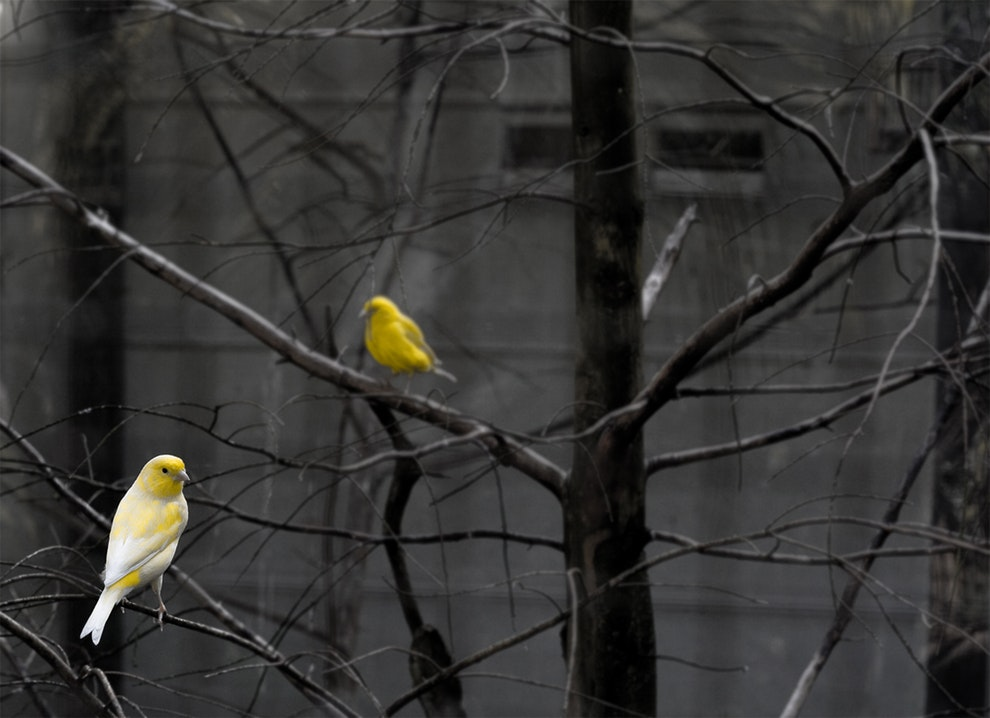
%> input picture images/birds1.jpeg, 990 x 718 px
$ octave main.m   (GNU Octave 9; MATLAB toolbox functions it lacks are replaced by stand-ins)
%> lines starting %> are read from the running program, lines starting %| are printed output that depends on the picture
### cross_correlation_filter.m
function [output] = cross_correlation_filter(image, template)
%Cross-correlation filter
%   Input: image, template image
%   Output: matrix with cross-correlation score

%converting to grayscale images and casting to type double
    image=double(rgb2gray(image));
    template=double(rgb2gray(template));
%performing cross-correlation on image using template
    %output=conv2(image,template);
    output=xcorr2(image,template);
end

### main.m
%Detecting objects with template matching
close all; clear all; clc;
%% Cross-correlation Fitler
im1=imread('birds1.jpeg');
%> im1 is the input picture: size 718x990x3 uint8; mean R, G, B 52.5, 51.8, 50.1
im2=imread('template.jpeg');
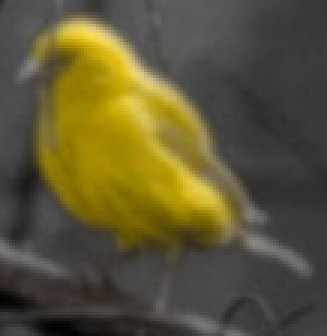
%> input picture images/template.jpeg, 109 x 112 px (shown 3 times larger)
%> im2 is the input picture: size 112x109x3 uint8; mean R, G, B 93.1, 85.9, 53.6
im_ccf=cross_correlation_filter(im1,im2);
figure; imagesc(im_ccf); colorbar; title('Cross-correlation');
figure; mesh(im_ccf); title('Cross-correlation Image Meshplot');
%> after `title('Cross-correlation Image Meshplot')`:
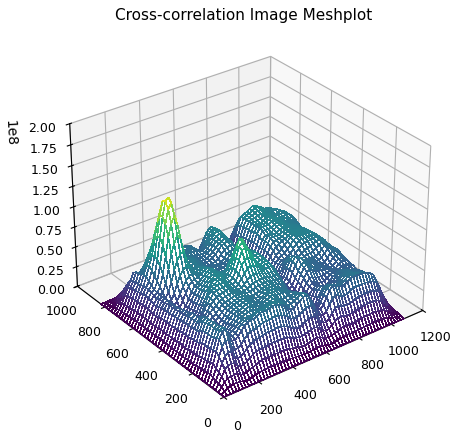
%> figure redrawn from the program's plot data
%% Normalized Cross-correlation
im1=imread('birds1.jpeg');
im2=imread('template.jpeg');
im_nccf=normxcorr2(double(rgb2gray(im2)),double(rgb2gray(im1)));
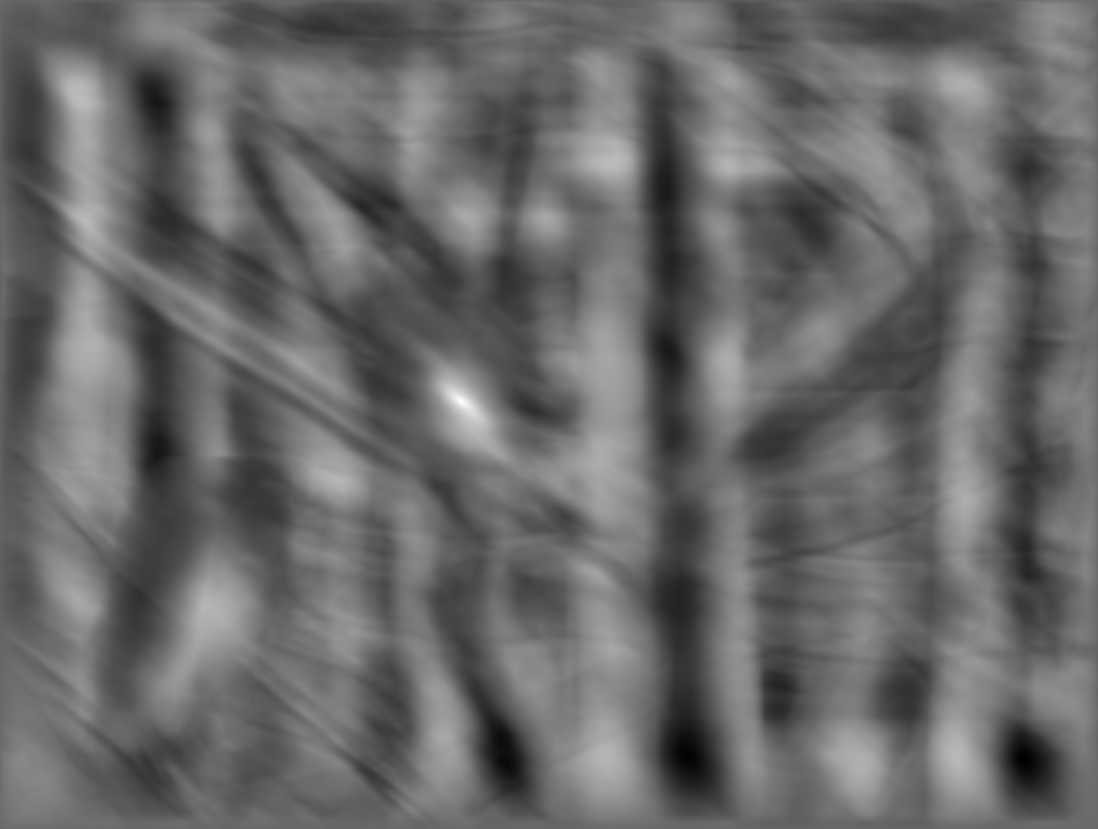
%> im_nccf: size 829x1098 double; min -0.702, max 1, mean 3.13e-05; drawn with min black and max white
figure; imagesc(im_nccf); colorbar; title('Normalized Cross-correlation');
% [7 lines of commented-out code are left out]
[val,idx]=max(im_nccf(:));
%> val = 1; idx = 382571
[x,y]=ind2sub(size(im_nccf),idx);
%> x = 402; y = 462
%detection=insertShape(im1,'rectangle',[x y size(im2,2) size(im2,1)],'LineWidth',2);
figure; imagesc(im1); hold on;
rectangle('position',[y-size(im2,1) x-size(im2,2) size(im2,2) size(im2,1)],'LineWidth',2,'EdgeColor','r');
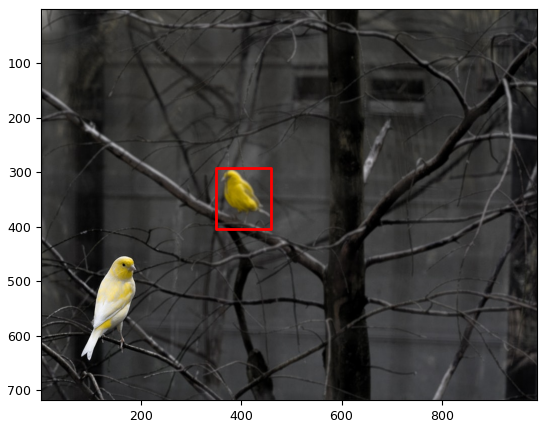
%> figure redrawn from the program's plot data

%% Normalized Cross-correlation using birds2.jpeg
im1=imread('birds2.jpeg');
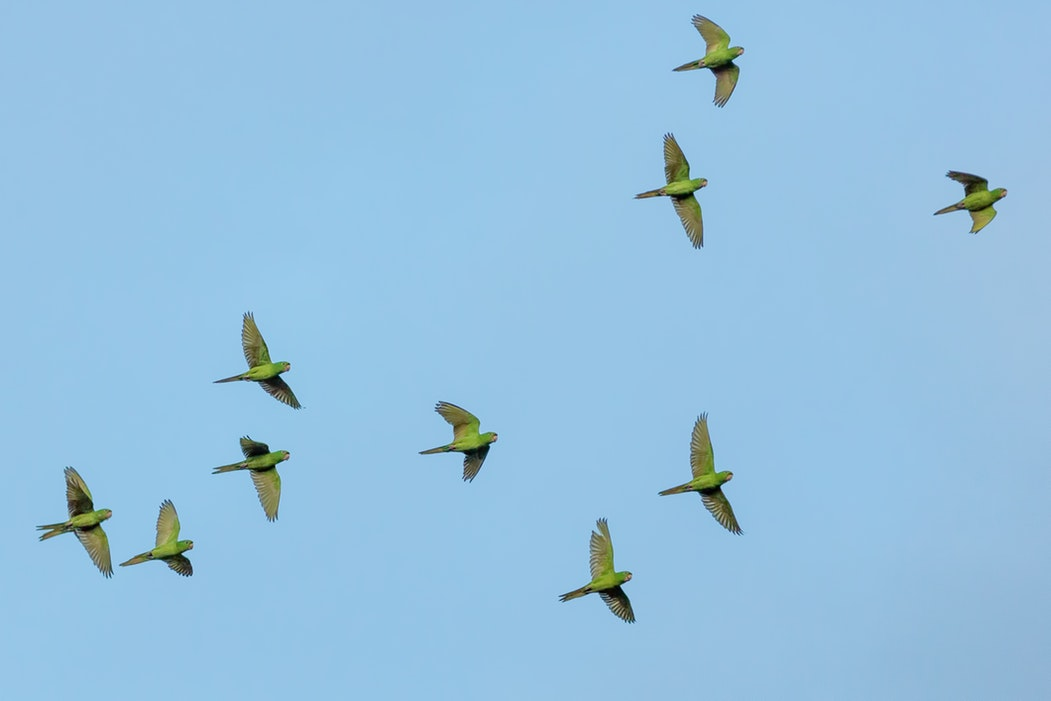
%> input picture images/birds2.jpeg, 1051 x 701 px
%> im1 is the input picture: size 701x1051x3 uint8; mean R, G, B 148.8, 193.1, 223.5
im2=imread('template.jpeg');
im_nccf=normxcorr2(double(rgb2gray(im2)),double(rgb2gray(im1)));
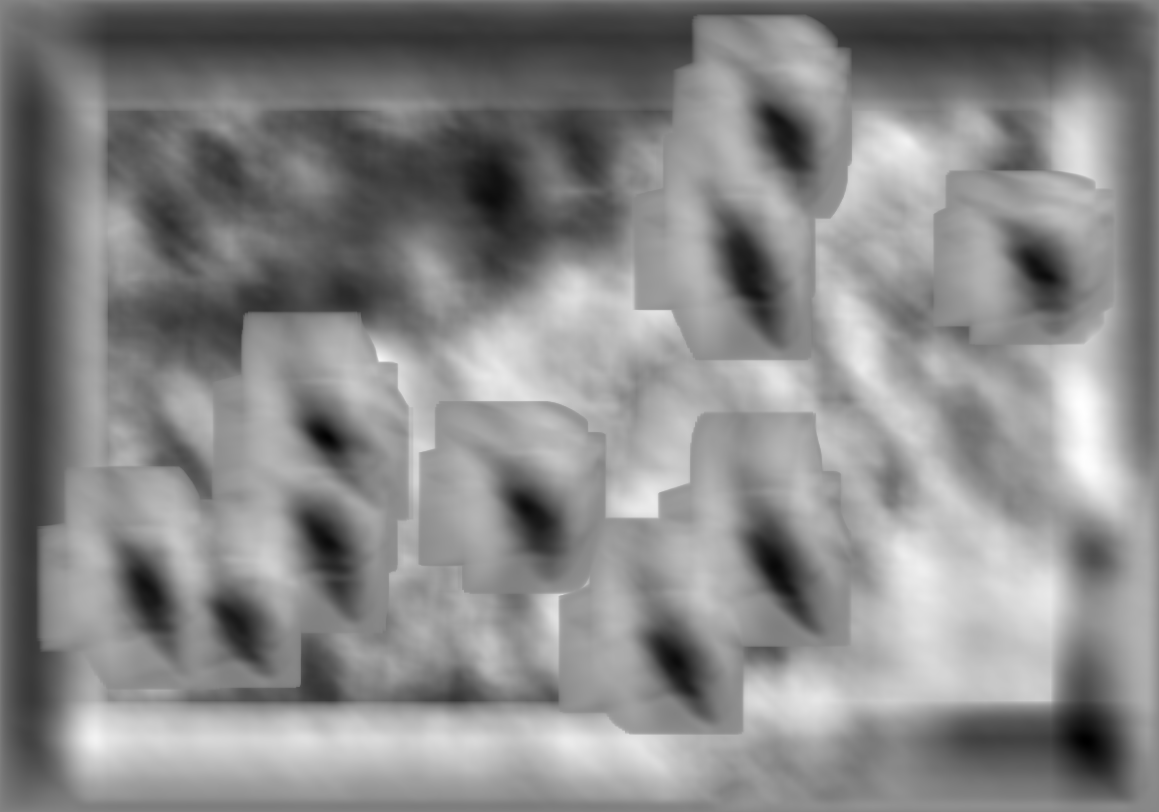
%> im_nccf: size 812x1159 double; min -0.662, max 0.599, mean 0.00653; drawn with min black and max white
figure; imagesc(im_nccf); colorbar; title('Normalized Cross-correlation');
%detecting object
[val,idx]=max(im_nccf(:));
%> val = 0.599; idx = 877365
[x,y]=ind2sub(size(im_nccf),idx);
%> x = 405; y = 1081
figure; imagesc(im1); hold on;
rectangle('position',[y-size(im2,1) x-size(im2,2) size(im2,2) size(im2,1)],'LineWidth',2,'EdgeColor','r');
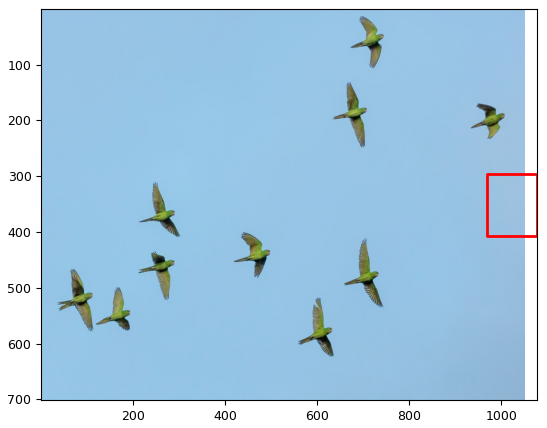
%> figure redrawn from the program's plot data
